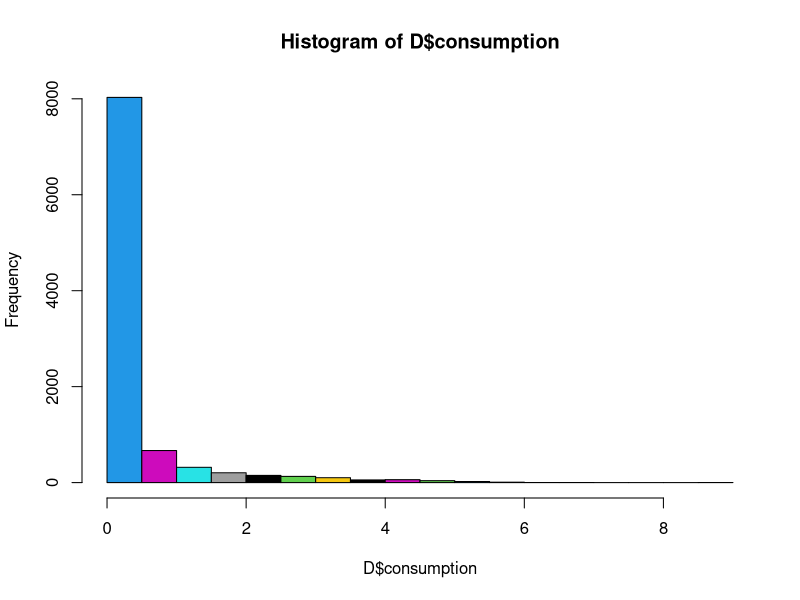
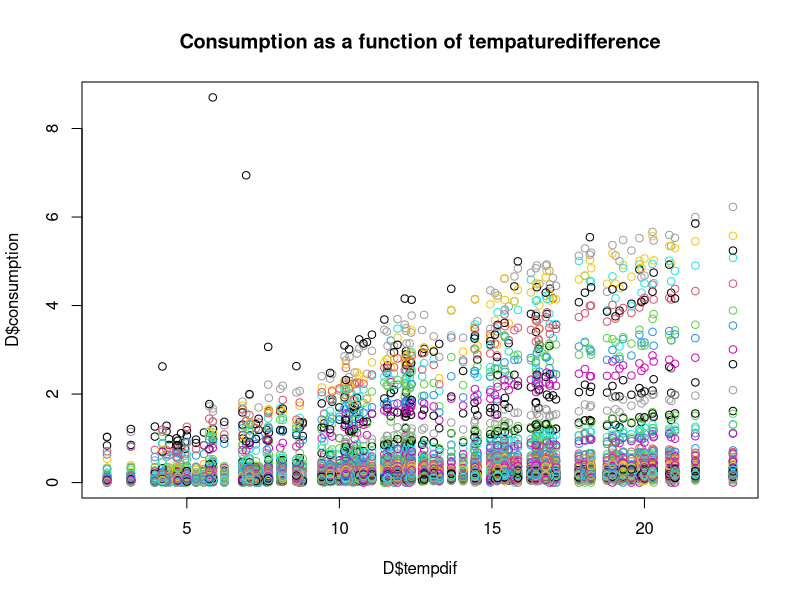
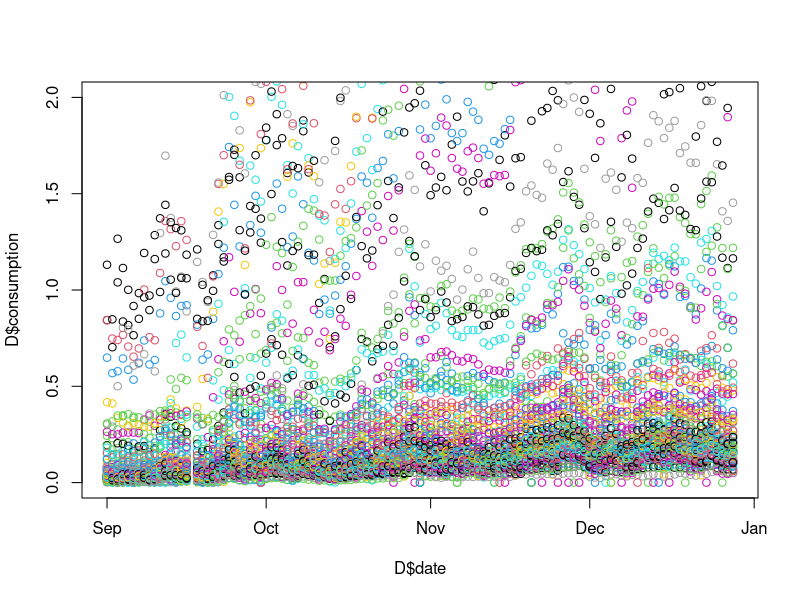
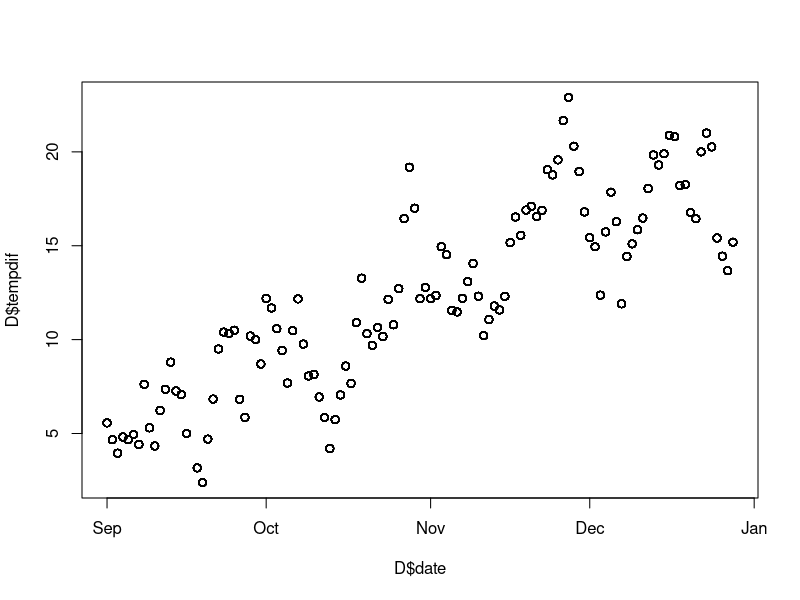
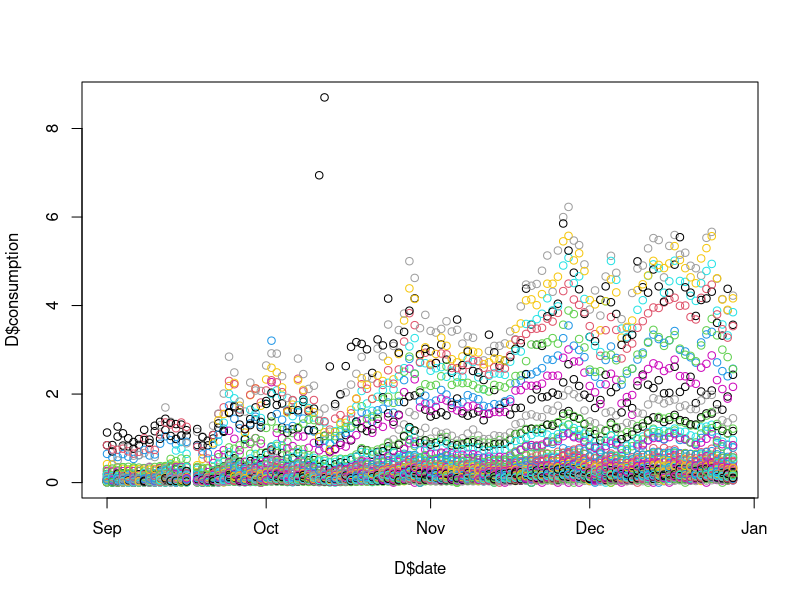
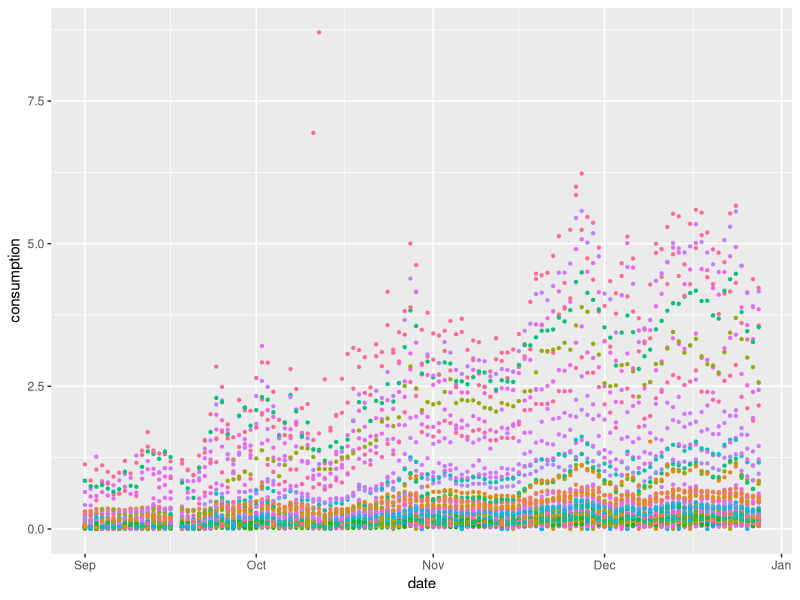
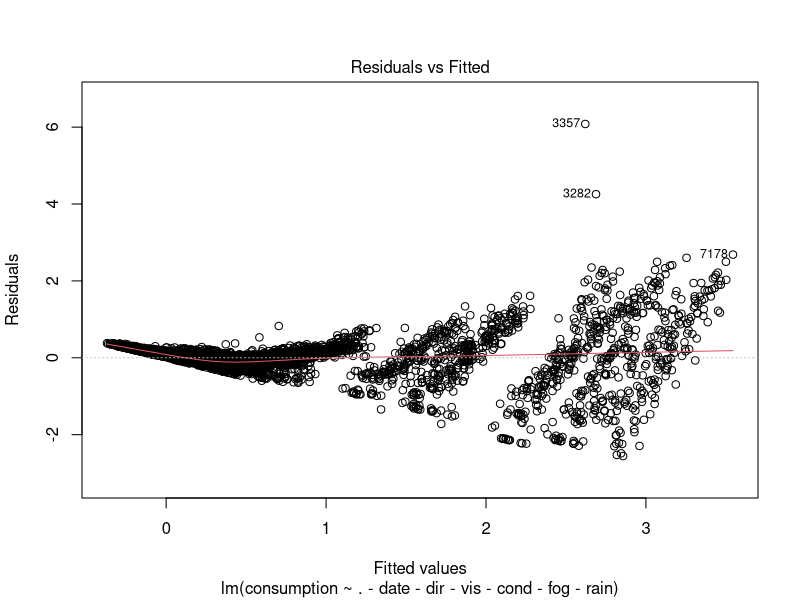
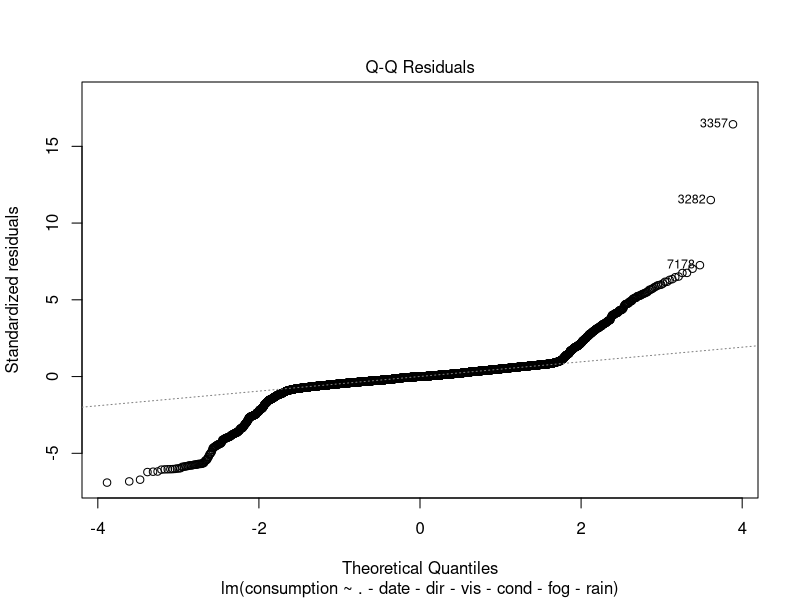

These figures' R source, in order:
#### Introduction ####
rm(list=ls())
library(tidyverse)
library(ggplot2)
library(car)
library(stringr)
library(xtable)

#### Loading the data ####
D <- read.csv("merged_data.csv", header=TRUE)

#### Changing the datatable #####
str(D)
D <- mutate(D,
                across(c(dir, cond, fog, rain, ID),factor)
)

D$date <- as.POSIXct(D$date, tz = "UTC")
str(D)

# Adding to temp difference column to the dataframe 
D$tempdif <- 21 - D$temp


#### Creating initalizing plots ####
# Pairplot of all variables 
#plot(D,col=D$ID,main="Pairsplot of dataframe")

# Histogram of consumptions in general 
hist(D$consumption,col=D$ID)

par(mfrow=c(1,1))
# Consumption as a function of temp ( slopes seem to depend on Ua (isolation))
#plot(D$consumption ~ D$temp, col=D$ID, main = "Consumption as a function of tempature")
plot(D$consumption ~ D$tempdif, col=D$ID, main = "Consumption as a function of tempaturedifference")
plot(D$consumption ~ D$date, ylim=c(0,2), col=D$ID)
plot(D$tempdif ~ D$date)
plot(D$consumption ~ D$date, col=D$ID)

ggplot(D,aes(x=date, y=consumption,col=ID)) + 
  geom_point(size=0.8) + theme(legend.position = "none") 
# shows date needs to be factorized in some sort of way


# Consumption as a function of hum 
#plot(D$consumption ~ D$hum, col=D$ID, main = "Consumption as a function of humidity")


# Box plot af consumption as a function of ID
#plot(D$consumption ~ D$ID, col=D$ID, main="Boxplot of consumption as a function of ID") 
#plot(D$consumption ~ D$ID, col=D$ID, main="Boxplot of consumption as a function of ID",ylim=c(0,1)) 

# Removing outliers
D1 <- D[!(row.names(D) %in% c(3357, 3282, 3440, 8946, 4682, 7112, 1460, 8266, 4375, 2533, 2535, 7478, 7178, 87, 1)),]




#### Analysis Model ####
par(mfrow=c(1,1))
lm1 <- lm(consumption ~ . - date - dir - vis -cond - fog -rain, data=D )
plot(lm1) # looks not very good 

D1 <- D[!(row.names(D) %in% c(3357,3282,7178,8829)),]

lm2 <- lm(consumption ~ . - date - dir - vis -cond - fog -rain, data=D1 )
plot(lm2) # looks not very good 

D2 <- D1[!(row.names(D1) %in% c(3357,3282,7178,8829,9440,7082,7112,7081,8859)),]
lm3 <- lm(consumption ~ . - date - dir - vis -cond - fog -rain, data=D2 )
plot(lm3) 


# Simple model

par(mfrow=c(2,2))
lm_max <- lm(consumption ~ tempdif+ID+dew_pt+hum+wind_spd+pressure, data=D1)

par(mfrow=c(1,1))
lm3 <- lm(consumption ~ temp+ID, data=D)
Anova(lm3)
AIC(lm3)
plot(D$consumption~D$tempdif, col=D$ID)

lm_max1 <- step(lm(consumption ~ temp+dew_pt+wind_spd+hum+pressure+ID+date, data=D1), scope = ~.^2, k=log(nrow(D1)), test="F")
summary(lm_max)
Anova(lm_max1)
alias(lm_max)
plot(lm_max)
# We can't decide to remove anything from just those plots we will have to use a diagnostics plot

summary(D)








